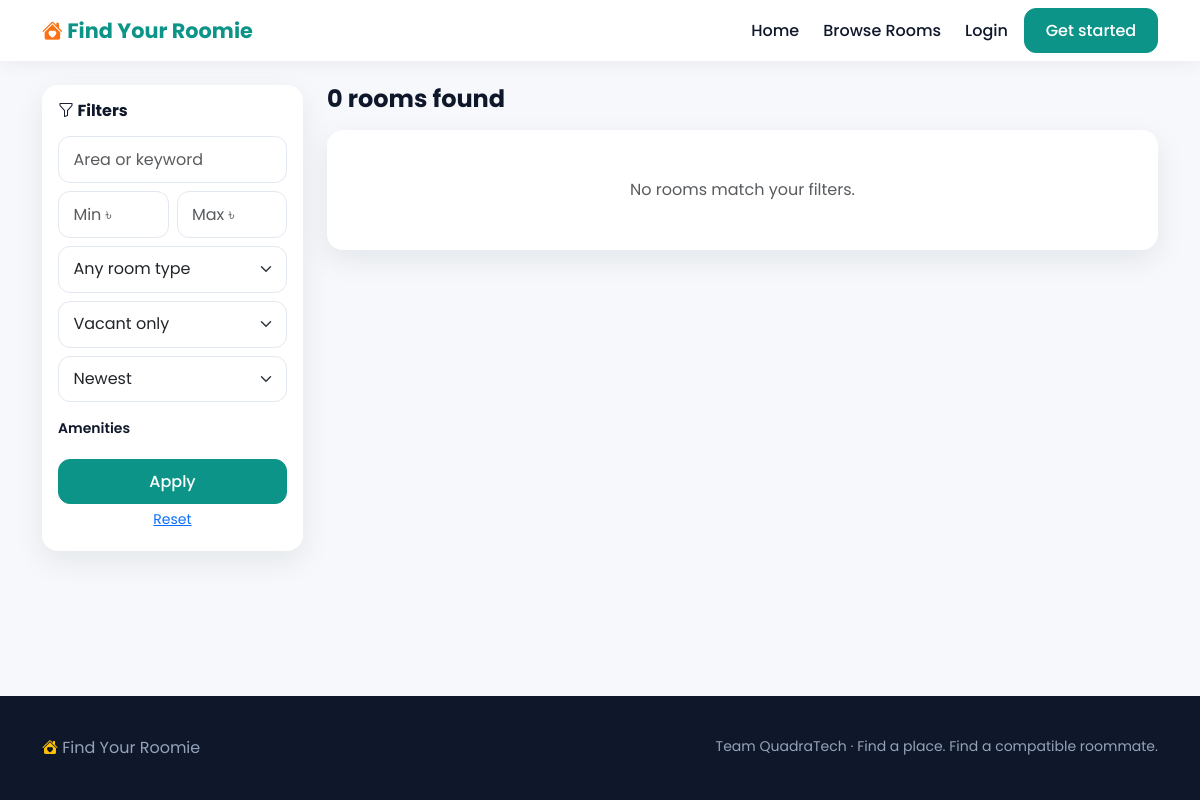
The app's page /rooms/, older data.
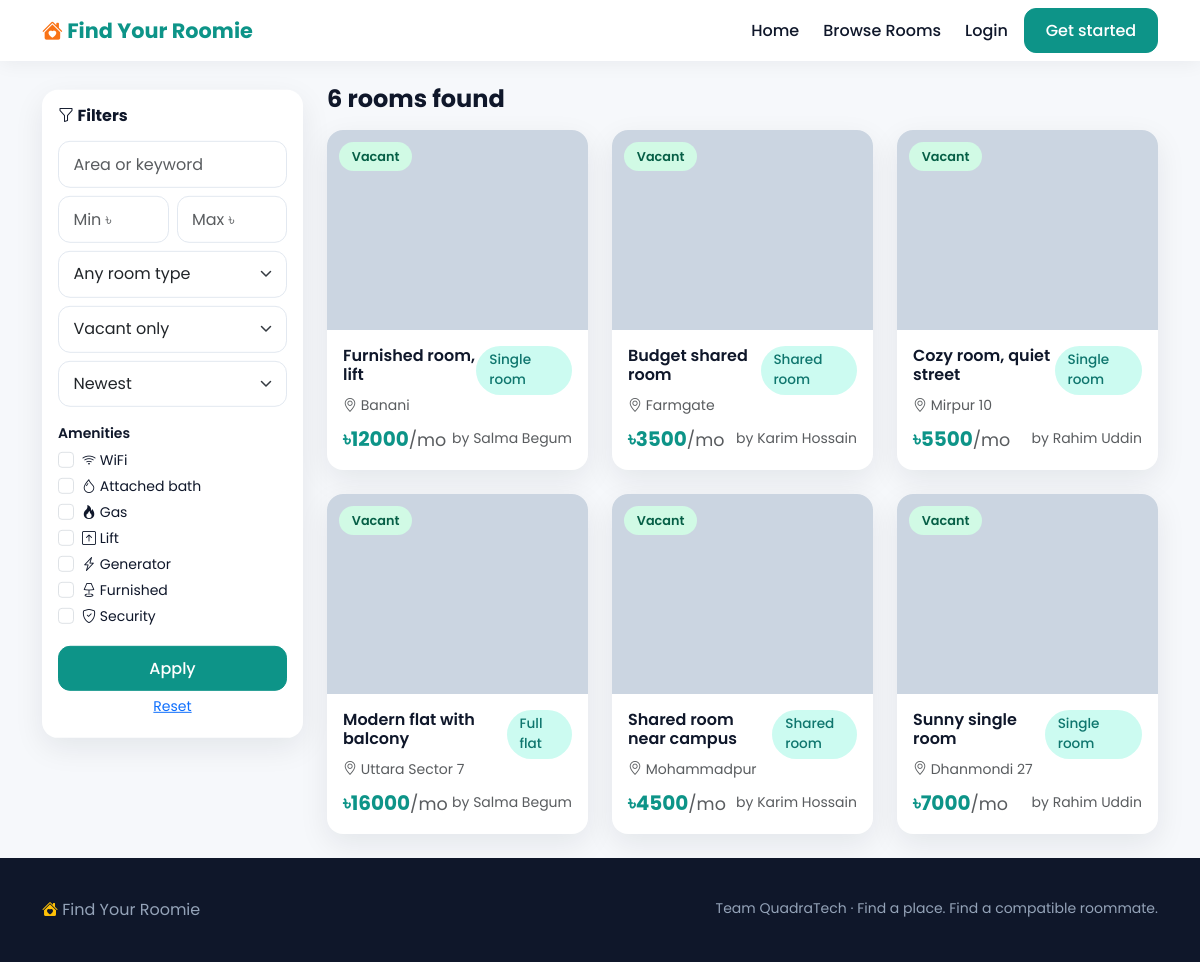
The same page, newer data.
### rooms/models.py (models this page shows, shortened)
class Amenity(models.Model):
    name = models.CharField(max_length=50)
    icon = models.CharField(max_length=40, default="bi-check-circle", help_text="Bootstrap icon class")
    class Meta:
        verbose_name_plural = "amenities"

class Room(models.Model):
    owner = models.ForeignKey(User, on_delete=models.CASCADE, related_name="rooms")
    title = models.CharField(max_length=150)
    description = models.TextField()
    location = models.CharField("Address / area", max_length=200)
    latitude = models.FloatField()
    longitude = models.FloatField()
    rent = models.PositiveIntegerField("Monthly rent (৳)")
    room_type = models.CharField(max_length=10, choices=Preference.ROOM_TYPES, default="single")
    available_from = models.DateField()
    is_available = models.BooleanField(default=True)
    amenities = models.ManyToManyField(Amenity, blank=True, related_name="rooms")
    created_at = models.DateTimeField(auto_now_add=True)
    updated_at = models.DateTimeField(auto_now=True)
    class Meta:
        ordering = ["-created_at"]
    def get_primary_image(self):
        return self.images.filter(is_primary=True).first() or self.images.first()

### accounts/models.py (models this page shows, shortened)
class UserProfile(models.Model):
    ROLE_CHOICES = [("tenant", "Tenant"), ("owner", "Owner")]
    ID_TYPES = [("nid", "National ID card"), ("birth_certificate", "Birth certificate")]
    user = models.OneToOneField(User, on_delete=models.CASCADE, related_name="profile")
    role = models.CharField(max_length=10, choices=ROLE_CHOICES)
    name = models.CharField(max_length=100)
    profile_picture = models.ImageField(upload_to="profiles/", blank=True, null=True)
    organization = models.CharField("University / College / Company", max_length=150, blank=True)
    phone = models.CharField(max_length=20, blank=True)
    bio = models.TextField(blank=True)
    is_verified = models.BooleanField(default=False, help_text="Tick after checking the ID document. Unverified users cannot log in.")
    id_type = models.CharField("ID type", max_length=20, choices=ID_TYPES, blank=True)
    id_document = models.ImageField("NID / birth certificate photo", upload_to="id_documents/", blank=True, null=True)
    created_at = models.DateTimeField(auto_now_add=True)
    ref_loc = models.CharField("Reference location", max_length=200, blank=True)
    ref_latitude = models.FloatField(null=True, blank=True)
    ref_longitude = models.FloatField(null=True, blank=True)

### rooms/views.py (the view)
# urls.py: path("", views.room_list, name="list"),
def room_list(request):
    g = request.GET
    qs = Room.objects.prefetch_related("images", "amenities").select_related("owner__profile")
    if g.get("q"):
        qs = qs.filter(Q(title__icontains=g["q"]) | Q(location__icontains=g["q"]) | Q(description__icontains=g["q"]))
    if g.get("min_rent"):
        qs = qs.filter(rent__gte=g["min_rent"])
    if g.get("max_rent"):
        qs = qs.filter(rent__lte=g["max_rent"])
    if g.get("room_type"):
        qs = qs.filter(room_type=g["room_type"])
    for amenity_id in g.getlist("amenity"):
        qs = qs.filter(amenities__id=amenity_id)           # must have ALL selected
    if g.get("available", "1") == "1":
        qs = qs.filter(is_available=True)
    rooms = list(qs.distinct())
    ref = _reference_point(request)
    for r in rooms:
        r.distance = haversine_km(ref, r.get_location()) if ref else None
    sort = g.get("sort", "newest")
    if sort == "rent_low":
        rooms.sort(key=lambda r: r.rent)
    elif sort == "rent_high":
        rooms.sort(key=lambda r: -r.rent)
    elif sort == "distance" and ref:
        rooms.sort(key=lambda r: r.distance)
    params = g.copy()
    params.pop("page", None)
    page = Paginator(rooms, 9).get_page(g.get("page"))
    return render(request, "rooms/room_list.html", {
        "page": page, "amenities": Amenity.objects.all(), "types": Room._meta.get_field("room_type").choices,
        "selected_amenities": g.getlist("amenity"), "querystring": urlencode(params, doseq=True),
        "g": g, "has_ref": ref is not None, "total": len(rooms),
    })

### accounts/context_processors.py (called while the page is built)
def user_role(request):
    role, unread = None, 0
    if request.user.is_authenticated:
        profile = getattr(request.user, "profile", None)
        role = profile.role if profile else None
        unread = request.user.notifications.filter(is_read=False).count()
    return {"role": role, "unread": unread}

### rooms/views.py (called while the page is built, shortened)
def _reference_point(request):
    try:
        return float(request.GET["lat"]), float(request.GET["lng"])
    except (KeyError, ValueError):
        pass
    return None

### templates/rooms/room_list.html (shortened to what this page needs)
{% extends "base.html" %}
{% block content %}
<div class="container py-4">
  <div class="row g-4">
    <div class="col-lg-3"><form class="card-soft p-3 filter-bar" method="get">
      <h6 class="fw-bold mb-3"><i class="bi bi-funnel"></i> Filters</h6>
      <input class="form-control mb-2" name="q" value="{{ g.q }}" placeholder="Area or keyword">
      <div class="row g-2 mb-2"><div class="col"><input class="form-control" type="number" name="min_rent" value="{{ g.min_rent }}" placeholder="Min ৳"></div>
        <div class="col"><input class="form-control" type="number" name="max_rent" value="{{ g.max_rent }}" placeholder="Max ৳"></div></div>
      <select class="form-select mb-2" name="room_type"><option value="">Any room type</option>
        {% for v, l in types %}<option value="{{ v }}" {% if g.room_type == v %}selected{% endif %}>{{ l }}</option>{% endfor %}</select>
      <select class="form-select mb-2" name="available"><option value="1" {% if g.available != "0" %}selected{% endif %}>Vacant only</option><option value="0" {% if g.available == "0" %}selected{% endif %}>All rooms</option></select>
      <select class="form-select mb-3" name="sort">
        <option value="newest" {% if g.sort == "newest" %}selected{% endif %}>Newest</option>
        {% if has_ref %}<option value="distance" {% if g.sort == "distance" %}selected{% endif %}>Nearest to me</option>{% endif %}</select>
      <div class="small fw-semibold mb-1">Amenities</div>
      {% for a in amenities %}<div class="form-check"><input class="form-check-input" type="checkbox" name="amenity" value="{{ a.id }}" id="am{{ a.id }}" {% if a.id|stringformat:"s" in selected_amenities %}checked{% endif %}>
        <label class="form-check-label small" for="am{{ a.id }}"><i class="bi {{ a.icon }}"></i> {{ a.name }}</label></div>{% endfor %}
      <button class="btn btn-primary w-100 mt-3">Apply</button>
      <a href="{% url 'rooms:list' %}" class="btn btn-link w-100 btn-sm">Reset</a>
    </form></div>
    <div class="col-lg-9">
      <h4 class="page-title mb-3">{{ total }} room{{ total|pluralize }} found</h4>
      <div class="row g-4">
        {% for room in page %}<div class="col-md-6 col-xl-4">{% include "partials/room_card.html" %}</div>
        {% empty %}<div class="col-12"><div class="card-soft p-5 text-center text-muted">No rooms match your filters.</div></div>{% endfor %}
      </div>
    </div>
  </div>
</div>
{% endblock %}

### templates/base.html (shortened to what this page needs)
{% load static %}<!doctype html>
<html lang="en">
<head>
  <link href="https://cdn.jsdelivr.net/npm/bootstrap@5.3.3/dist/css/bootstrap.min.css" rel="stylesheet">
  <link href="https://cdn.jsdelivr.net/npm/bootstrap-icons@1.11.3/font/bootstrap-icons.css" rel="stylesheet">
  <link rel="stylesheet" href="https://unpkg.com/leaflet@1.9.4/dist/leaflet.css">
  <link rel="stylesheet" href="{% static 'css/style.css' %}">
</head>
<body class="theme-{{ role|default:'guest' }}">
{% if role == "owner" %}
<div class="owner-shell">
  <aside class="sidebar">
    <a class="brand" href="{% url 'accounts:owner_dashboard' %}"><i class="bi bi-house-heart-fill"></i> Find Your Roomie</a>
    <small class="px-3 mb-2 text-uppercase" style="letter-spacing:.1em">Owner panel</small>
    <a class="side-link {% if request.resolver_match.url_name == 'owner_dashboard' %}active{% endif %}" href="{% url 'accounts:owner_dashboard' %}"><i class="bi bi-speedometer2"></i> Dashboard</a>
    <a class="side-link {% if request.resolver_match.namespace == 'rooms' and request.resolver_match.url_name != 'owner_requests' and request.resolver_match.url_name != 'list' %}active{% endif %}" href="{% url 'rooms:owner_rooms' %}"><i class="bi bi-building"></i> My Properties</a>
    <a class="side-link {% if request.resolver_match.url_name == 'owner_requests' %}active{% endif %}" href="{% url 'rooms:owner_requests' %}"><i class="bi bi-inbox"></i> Rental Requests</a>
    <a class="side-link" href="{% url 'rooms:create' %}"><i class="bi bi-plus-circle"></i> Add Property</a>
    <a class="side-link {% if request.resolver_match.url_name == 'profile' %}active{% endif %}" href="{% url 'accounts:profile' %}"><i class="bi bi-person-badge"></i> Owner Profile</a>
    <form method="post" action="{% url 'accounts:logout' %}" class="mt-auto">{% csrf_token %}
      <button class="side-link"><i class="bi bi-box-arrow-left"></i> Logout</button></form>
  </aside>
  <main class="owner-main">
{% else %}
<nav class="navbar navbar-expand-lg site-nav sticky-top"><div class="container">
  <a class="navbar-brand brand" href="{% url 'accounts:home' %}"><i class="bi bi-house-heart-fill"></i> Find Your Roomie</a>
  <div class="collapse navbar-collapse" id="nav">
    <ul class="navbar-nav ms-auto align-items-lg-center gap-lg-2">
      <li class="nav-item"><a class="nav-link" href="{% url 'accounts:home' %}">Home</a></li>
      {% if role == "tenant" %}
        <li class="nav-item"><a class="nav-link" href="{% url 'accounts:tenant_dashboard' %}">Dashboard</a></li>
        <li class="nav-item"><a class="nav-link" href="{% url 'rooms:list' %}">Find Rooms</a></li>
        <li class="nav-item"><a class="nav-link" href="{% url 'matching:matches' %}">Roommates</a></li>
        <li class="nav-item"><a class="nav-link" href="{% url 'matching:roommate_requests' %}">Requests</a></li>
        <li class="nav-item"><a class="nav-link" href="{% url 'accounts:preference' %}">Preferences</a></li>
        <li class="nav-item"><a class="nav-link position-relative" href="{% url 'matching:notifications' %}"><i class="bi bi-bell"></i>{% if unread %}<span class="badge rounded-pill bg-danger position-absolute top-0 start-100 translate-middle">{{ unread }}</span>{% endif %}</a></li>
        <li class="nav-item"><a class="nav-link" href="{% url 'accounts:profile' %}">Profile</a></li>
        <li class="nav-item"><form method="post" action="{% url 'accounts:logout' %}">{% csrf_token %}<button class="btn btn-outline-primary btn-sm">Logout</button></form></li>
      {% else %}
        <li class="nav-item"><a class="nav-link" href="{% url 'rooms:list' %}">Browse Rooms</a></li>
        <li class="nav-item"><a class="nav-link" href="{% url 'accounts:login' %}">Login</a></li>
        <li class="nav-item"><a class="btn btn-primary" href="{% url 'accounts:register' %}">Get started</a></li>
      {% endif %}
    </ul>
  </div>
</div></nav>
<main>
{% endif %}
{% block content %}{% endblock %}
{% if role == "owner" %}</main></div>{% else %}</main>
<footer class="site-footer"><div class="container d-flex flex-wrap justify-content-between">
  <span><i class="bi bi-house-heart-fill text-warning"></i> Find Your Roomie</span><small>Team QuadraTech &middot; Find a place. Find a compatible roommate.</small></div></footer>
{% endif %}
</body>
</html>

### templates/partials/room_card.html
{% with img=room.get_primary_image %}
<div class="card-soft room-card">
  <a href="{% url 'rooms:detail' room.pk %}" class="text-decoration-none text-reset">
    <div class="room-img" style="background-image:url('{% if img %}{{ img.image.url }}{% else %}https://images.unsplash.com/photo-1522708323590-d24dbb6b0267?w=800{% endif %}')">
      <span class="tag badge-status {% if room.is_available %}st-vacant{% else %}st-taken{% endif %}">{% if room.is_available %}Vacant{% else %}Taken{% endif %}</span>
    </div>
    <div class="p-3">
      <div class="d-flex justify-content-between align-items-start"><h6 class="mb-1 fw-semibold">{{ room.title }}</h6><span class="pill m-0">{{ room.get_room_type_display }}</span></div>
      <div class="text-muted small mb-2"><i class="bi bi-geo-alt"></i> {{ room.location }}{% if room.distance != None %} &middot; {{ room.distance|floatformat:1 }} km away{% endif %}</div>
      <div class="d-flex justify-content-between align-items-center"><span class="price">৳{{ room.rent }}<small class="text-muted fw-normal">/mo</small></span>
        <small class="text-muted">by {{ room.owner.profile.name }}</small></div>
    </div>
  </a>
</div>
{% endwith %}

### static/css/style.css (style rules this page uses)
:root { --radius: 16px; --shadow: 0 10px 30px rgba(15, 23, 42, .08); --ink: #0f172a; --muted: #64748b; }
body { font-family: "Poppins", system-ui, sans-serif; color: var(--ink); background: #f6f8fb; }
body, body.theme-guest, body.theme-tenant { --primary: #0d9488; --primary-dark: #0f766e; --accent: #f97316; --soft: #ccfbf1; }
.btn-primary { background: var(--primary); border-color: var(--primary); border-radius: 12px; padding: .6rem 1.3rem; font-weight: 500; }
.form-control, .form-select { border-radius: 12px; padding: .65rem .9rem; border-color: #e2e8f0; }
.card-soft { background: #fff; border: 0; border-radius: var(--radius); box-shadow: var(--shadow); }
.site-nav { background: rgba(255, 255, 255, .95); backdrop-filter: blur(8px); box-shadow: 0 2px 20px rgba(15, 23, 42, .06); }
.brand { font-weight: 700; font-size: 1.3rem; color: var(--primary) !important; }
.brand i { color: var(--accent); }
.site-nav .nav-link { font-weight: 500; color: var(--ink); }
.page-title { font-weight: 700; }
.pill { background: var(--soft); color: var(--primary-dark); border-radius: 99px; padding: .25rem .8rem; font-size: .85rem; font-weight: 500; display: inline-block; margin: 0 .3rem .3rem 0; }
.site-footer { background: #0f172a; color: #94a3b8; padding: 2.5rem 0; margin-top: 4rem; }
.room-card { overflow: hidden; transition: transform .2s, box-shadow .2s; height: 100%; }
.room-img { height: 200px; background: #cbd5e1 center/cover; position: relative; }
.room-img .tag { position: absolute; top: 12px; left: 12px; }
.price { color: var(--primary); font-weight: 700; font-size: 1.25rem; }
.badge-status { border-radius: 99px; padding: .3rem .8rem; font-size: .8rem; font-weight: 600; }
.st-vacant { background: #d1fae5; color: #065f46; }
.filter-bar { position: sticky; top: 90px; }
html, body { min-height: 100%; }
body { min-height: 100vh; display: flex; flex-direction: column; }
body > main { flex: 1 0 auto; }
.site-footer { margin-top: auto; width: 100%; }

Row changes from the older to the newer data that the page shows:
added Amenity: name "WiFi"
added Amenity: name "Attached bath"
added Amenity: name "Gas"
added Amenity: name "Lift"
added Amenity: name "Generator"
added Amenity: name "Furnished"
added Amenity: name "Security"
added Room: is_available "Vacant", title "Furnished room, lift", room_type "Single room", location "Banani", rent "12000", owner.profile.name "Salma Begum"
added Room: is_available "Vacant", title "Budget shared room", room_type "Shared room", location "Farmgate", rent "3500", owner.profile.name "Karim Hossain"
added Room: is_available "Vacant", title "Cozy room, quiet street", room_type "Single room", location "Mirpur 10", rent "5500", owner.profile.name "Rahim Uddin"
added Room: is_available "Vacant", title "Modern flat with balcony", room_type "Full flat", location "Uttara Sector 7", rent "16000", owner.profile.name "Salma Begum"
added Room: is_available "Vacant", title "Shared room near campus", room_type "Shared room", location "Mohammadpur", rent "4500", owner.profile.name "Karim Hossain"
added Room: is_available "Vacant", title "Sunny single room", room_type "Single room", location "Dhanmondi 27", rent "7000", owner.profile.name "Rahim Uddin"
Text that changed along with them:
{{ total }}: "0" → "6"
text no longer shown: "No rooms match your filters."
